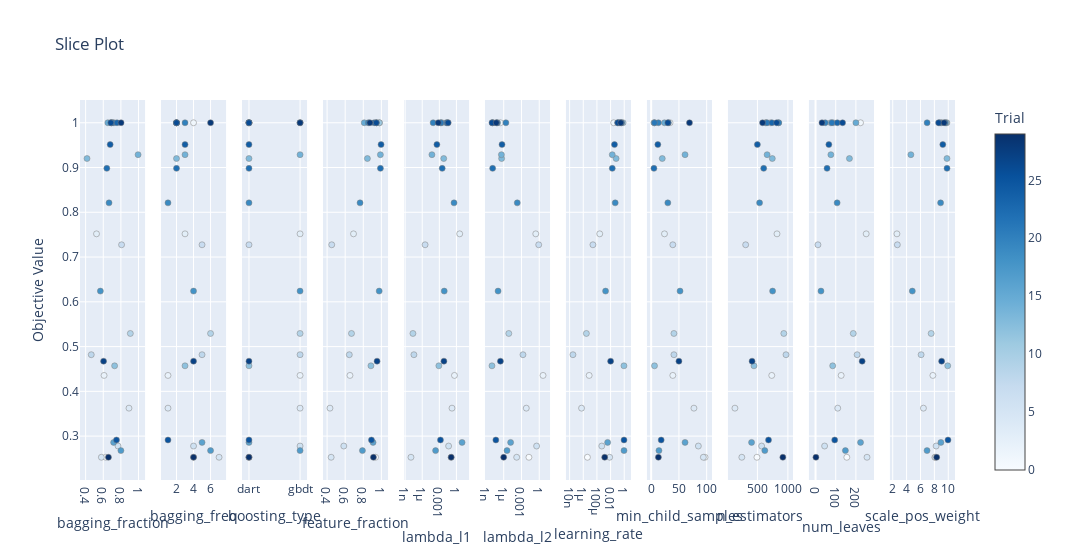

The code cell stored with this chart in its notebook:
### Code cell
# Plot slice plot
plot_slice = vis.plot_slice(study)
plot_slice.show()

### Figure 1 — Plotly figure (JSON) as saved in the notebook; plotly's stock layout.template omitted (floating-point values rounded to 4 significant figures)
{"data": [{"marker": {"color": [0, 1, 2, 3, 4, 5, 6, 7, 8, 9, 10, 11, 12, 13, 14, 15, 16, 17, 18, 19, 20, 21, 22, 23, 24, 25, 26, 27, 28, 29], "colorbar": {"title": {"text": "Trial"}, "x": 1, "xpad": 40}, "colorscale": [[0, "rgb(247,251,255)"], [0.125, "rgb(222,235,247)"], [0.25, "rgb(198,219,239)"], [0.375, "rgb(158,202,225)"], [0.5, "rgb(107,174,214)"], [0.625, "rgb(66,146,198)"], [0.75, "rgb(33,113,181)"], [0.875, "rgb(8,81,156)"], [1, "rgb(8,48,107)"]], "line": {"color": "Grey", "width": 0.5}, "showscale": true}, "mode": "markers", "showlegend": false, "type": "scatter", "x": [0.6284, 0.7217, 0.6092, 0.5236, 0.8916, 0.5788, 0.7678, 0.8078, 0.4641, 0.9072, 0.694, 0.6944, 0.7289, 0.4158, 0.9949, 0.6522, 0.7175, 0.8001, 0.5676, 0.6655, 0.6902, 0.7109, 0.6406, 0.7563, 0.6784, 0.75, 0.686, 0.6037, 0.8019, 0.6589], "xaxis": "x", "y": [0.2528, 1, 0.4356, 0.7519, 0.3624, 0.2528, 0.2778, 0.7274, 0.4819, 0.5293, 1, 1, 0.457, 0.9201, 0.9286, 1, 0.286, 0.2676, 0.624, 0.8211, 1, 1, 0.8981, 1, 0.9512, 0.2914, 1, 0.4674, 1, 0.2528], "yaxis": "y"}, {"marker": {"color": [0, 1, 2, 3, 4, 5, 6, 7, 8, 9, 10, 11, 12, 13, 14, 15, 16, 17, 18, 19, 20, 21, 22, 23, 24, 25, 26, 27, 28, 29], "colorbar": {"title": {"text": "Trial"}, "x": 1, "xpad": 40}, "colorscale": [[0, "rgb(247,251,255)"], [0.125, "rgb(222,235,247)"], [0.25, "rgb(198,219,239)"], [0.375, "rgb(158,202,225)"], [0.5, "rgb(107,174,214)"], [0.625, "rgb(66,146,198)"], [0.75, "rgb(33,113,181)"], [0.875, "rgb(8,81,156)"], [1, "rgb(8,48,107)"]], "line": {"color": "Grey", "width": 0.5}, "showscale": false}, "mode": "markers", "showlegend": false, "type": "scatter", "x": [4, 4, 1, 3, 1, 7, 4, 5, 5, 6, 2, 2, 3, 2, 3, 2, 5, 6, 4, 1, 3, 2, 2, 2, 3, 1, 2, 4, 6, 4], "xaxis": "x2", "y": [0.2528, 1, 0.4356, 0.7519, 0.3624, 0.2528, 0.2778, 0.7274, 0.4819, 0.5293, 1, 1, 0.457, 0.9201, 0.9286, 1, 0.286, 0.2676, 0.624, 0.8211, 1, 1, 0.8981, 1, 0.9512, 0.2914, 1, 0.4674, 1, 0.2528], "yaxis": "y2"}, {"marker": {"color": [0, 1, 2, 3, 4, 5, 6, 7, 8, 9, 10, 11, 12, 13, 14, 15, 16, 17, 18, 19, 20, 21, 22, 23, 24, 25, 26, 27, 28, 29], "colorbar": {"title": {"text": "Trial"}, "x": 1, "xpad": 40}, "colorscale": [[0, "rgb(247,251,255)"], [0.125, "rgb(222,235,247)"], [0.25, "rgb(198,219,239)"], [0.375, "rgb(158,202,225)"], [0.5, "rgb(107,174,214)"], [0.625, "rgb(66,146,198)"], [0.75, "rgb(33,113,181)"], [0.875, "rgb(8,81,156)"], [1, "rgb(8,48,107)"]], "line": {"color": "Grey", "width": 0.5}, "showscale": false}, "mode": "markers", "showlegend": false, "type": "scatter", "x": ["dart", "gbdt", "gbdt", "gbdt", "gbdt", "dart", "gbdt", "dart", "gbdt", "gbdt", "dart", "dart", "dart", "dart", "gbdt", "dart", "dart", "gbdt", "gbdt", "dart", "gbdt", "dart", "dart", "dart", "dart", "dart", "dart", "dart", "gbdt", "dart"], "xaxis": "x3", "y": [0.2528, 1, 0.4356, 0.7519, 0.3624, 0.2528, 0.2778, 0.7274, 0.4819, 0.5293, 1, 1, 0.457, 0.9201, 0.9286, 1, 0.286, 0.2676, 0.624, 0.8211, 1, 1, 0.8981, 1, 0.9512, 0.2914, 1, 0.4674, 1, 0.2528], "yaxis": "y3"}, {"marker": {"color": [0, 1, 2, 3, 4, 5, 6, 7, 8, 9, 10, 11, 12, 13, 14, 15, 16, 17, 18, 19, 20, 21, 22, 23, 24, 25, 26, 27, 28, 29], "colorbar": {"title": {"text": "Trial"}, "x": 1, "xpad": 40}, "colorscale": [[0, "rgb(247,251,255)"], [0.125, "rgb(222,235,247)"], [0.25, "rgb(198,219,239)"], [0.375, "rgb(158,202,225)"], [0.5, "rgb(107,174,214)"], [0.625, "rgb(66,146,198)"], [0.75, "rgb(33,113,181)"], [0.875, "rgb(8,81,156)"], [1, "rgb(8,48,107)"]], "line": {"color": "Grey", "width": 0.5}, "showscale": false}, "mode": "markers", "showlegend": false, "type": "scatter", "x": [0.9356, 0.9464, 0.6528, 0.6919, 0.4318, 0.4448, 0.5847, 0.4511, 0.6455, 0.6696, 0.9786, 0.9773, 0.8844, 0.8455, 0.9892, 0.8103, 0.9079, 0.7905, 0.9757, 0.7641, 0.8556, 0.9444, 0.9894, 0.9198, 0.9964, 0.8903, 0.9435, 0.9522, 0.8734, 0.9119], "xaxis": "x4", "y": [0.2528, 1, 0.4356, 0.7519, 0.3624, 0.2528, 0.2778, 0.7274, 0.4819, 0.5293, 1, 1, 0.457, 0.9201, 0.9286, 1, 0.286, 0.2676, 0.624, 0.8211, 1, 1, 0.8981, 1, 0.9512, 0.2914, 1, 0.4674, 1, 0.2528], "yaxis": "y4"}, {"marker": {"color": [0, 1, 2, 3, 4, 5, 6, 7, 8, 9, 10, 11, 12, 13, 14, 15, 16, 17, 18, 19, 20, 21, 22, 23, 24, 25, 26, 27, 28, 29], "colorbar": {"title": {"text": "Trial"}, "x": 1, "xpad": 40}, "colorscale": [[0, "rgb(247,251,255)"], [0.125, "rgb(222,235,247)"], [0.25, "rgb(198,219,239)"], [0.375, "rgb(158,202,225)"], [0.5, "rgb(107,174,214)"], [0.625, "rgb(66,146,198)"], [0.75, "rgb(33,113,181)"], [0.875, "rgb(8,81,156)"], [1, "rgb(8,48,107)"]], "line": {"color": "Grey", "width": 0.5}, "showscale": false}, "mode": "markers", "showlegend": false, "type": "scatter", "x": [0.1184, 0.03442, 0.4581, 3.786, 0.1682, 1.062e-08, 0.04294, 3.205e-06, 3.495e-08, 2.35e-08, 0.002844, 0.00154, 0.0008299, 0.005954, 5.038e-05, 0.01663, 9.752, 0.0002214, 0.007282, 0.3801, 8.172e-05, 0.001973, 0.003205, 0.02348, 0.0003761, 0.001593, 0.0349, 0.006439, 0.0006451, 0.1201], "xaxis": "x5", "y": [0.2528, 1, 0.4356, 0.7519, 0.3624, 0.2528, 0.2778, 0.7274, 0.4819, 0.5293, 1, 1, 0.457, 0.9201, 0.9286, 1, 0.286, 0.2676, 0.624, 0.8211, 1, 1, 0.8981, 1, 0.9512, 0.2914, 1, 0.4674, 1, 0.2528], "yaxis": "y5"}, {"marker": {"color": [0, 1, 2, 3, 4, 5, 6, 7, 8, 9, 10, 11, 12, 13, 14, 15, 16, 17, 18, 19, 20, 21, 22, 23, 24, 25, 26, 27, 28, 29], "colorbar": {"title": {"text": "Trial"}, "x": 1, "xpad": 40}, "colorscale": [[0, "rgb(247,251,255)"], [0.125, "rgb(222,235,247)"], [0.25, "rgb(198,219,239)"], [0.375, "rgb(158,202,225)"], [0.5, "rgb(107,174,214)"], [0.625, "rgb(66,146,198)"], [0.75, "rgb(33,113,181)"], [0.875, "rgb(8,81,156)"], [1, "rgb(8,48,107)"]], "line": {"color": "Grey", "width": 0.5}, "showscale": false}, "mode": "markers", "showlegend": false, "type": "scatter", "x": [0.01815, 2.776e-07, 4.38, 0.2598, 0.006502, 0.0001549, 0.3589, 0.8149, 0.001785, 7.254e-06, 1.299e-08, 1.212e-08, 1.036e-08, 4.435e-07, 4.093e-07, 9.309e-08, 1.469e-05, 3.596e-06, 1.115e-07, 0.0001936, 2.335e-06, 1.499e-08, 1.353e-08, 6.961e-08, 5.155e-07, 4.709e-08, 1.055e-08, 2.779e-07, 5.55e-08, 9.883e-07], "xaxis": "x6", "y": [0.2528, 1, 0.4356, 0.7519, 0.3624, 0.2528, 0.2778, 0.7274, 0.4819, 0.5293, 1, 1, 0.457, 0.9201, 0.9286, 1, 0.286, 0.2676, 0.624, 0.8211, 1, 1, 0.8981, 1, 0.9512, 0.2914, 1, 0.4674, 1, 0.2528], "yaxis": "y6"}, {"marker": {"color": [0, 1, 2, 3, 4, 5, 6, 7, 8, 9, 10, 11, 12, 13, 14, 15, 16, 17, 18, 19, 20, 21, 22, 23, 24, 25, 26, 27, 28, 29], "colorbar": {"title": {"text": "Trial"}, "x": 1, "xpad": 40}, "colorscale": [[0, "rgb(247,251,255)"], [0.125, "rgb(222,235,247)"], [0.25, "rgb(198,219,239)"], [0.375, "rgb(158,202,225)"], [0.5, "rgb(107,174,214)"], [0.625, "rgb(66,146,198)"], [0.75, "rgb(33,113,181)"], [0.875, "rgb(8,81,156)"], [1, "rgb(8,48,107)"]], "line": {"color": "Grey", "width": 0.5}, "showscale": false}, "mode": "markers", "showlegend": false, "type": "scatter", "x": [4.078e-06, 0.02869, 7.287e-06, 0.0002588, 5.613e-07, 0.007357, 0.0005136, 2.591e-05, 3.089e-08, 2.855e-06, 0.6799, 0.4069, 0.9101, 0.06432, 0.01764, 0.1093, 0.003688, 0.9242, 0.001847, 0.04749, 0.1537, 0.3947, 0.01767, 0.2177, 0.0372, 0.9331, 0.1122, 0.01016, 0.3072, 0.001378], "xaxis": "x7", "y": [0.2528, 1, 0.4356, 0.7519, 0.3624, 0.2528, 0.2778, 0.7274, 0.4819, 0.5293, 1, 1, 0.457, 0.9201, 0.9286, 1, 0.286, 0.2676, 0.624, 0.8211, 1, 1, 0.8981, 1, 0.9512, 0.2914, 1, 0.4674, 1, 0.2528], "yaxis": "y7"}, {"marker": {"color": [0, 1, 2, 3, 4, 5, 6, 7, 8, 9, 10, 11, 12, 13, 14, 15, 16, 17, 18, 19, 20, 21, 22, 23, 24, 25, 26, 27, 28, 29], "colorbar": {"title": {"text": "Trial"}, "x": 1, "xpad": 40}, "colorscale": [[0, "rgb(247,251,255)"], [0.125, "rgb(222,235,247)"], [0.25, "rgb(198,219,239)"], [0.375, "rgb(158,202,225)"], [0.5, "rgb(107,174,214)"], [0.625, "rgb(66,146,198)"], [0.75, "rgb(33,113,181)"], [0.875, "rgb(8,81,156)"], [1, "rgb(8,48,107)"]], "line": {"color": "Grey", "width": 0.5}, "showscale": false}, "mode": "markers", "showlegend": false, "type": "scatter", "x": [97, 34, 39, 24, 77, 94, 85, 39, 41, 41, 6, 5, 6, 20, 61, 24, 61, 14, 52, 30, 13, 6, 5, 31, 12, 18, 30, 50, 69, 13], "xaxis": "x8", "y": [0.2528, 1, 0.4356, 0.7519, 0.3624, 0.2528, 0.2778, 0.7274, 0.4819, 0.5293, 1, 1, 0.457, 0.9201, 0.9286, 1, 0.286, 0.2676, 0.624, 0.8211, 1, 1, 0.8981, 1, 0.9512, 0.2914, 1, 0.4674, 1, 0.2528], "yaxis": "y8"}, {"marker": {"color": [0, 1, 2, 3, 4, 5, 6, 7, 8, 9, 10, 11, 12, 13, 14, 15, 16, 17, 18, 19, 20, 21, 22, 23, 24, 25, 26, 27, 28, 29], "colorbar": {"title": {"text": "Trial"}, "x": 1, "xpad": 40}, "colorscale": [[0, "rgb(247,251,255)"], [0.125, "rgb(222,235,247)"], [0.25, "rgb(198,219,239)"], [0.375, "rgb(158,202,225)"], [0.5, "rgb(107,174,214)"], [0.625, "rgb(66,146,198)"], [0.75, "rgb(33,113,181)"], [0.875, "rgb(8,81,156)"], [1, "rgb(8,48,107)"]], "line": {"color": "Grey", "width": 0.5}, "showscale": false}, "mode": "markers", "showlegend": false, "type": "scatter", "x": [492, 712, 735, 821, 131, 244, 569, 307, 969, 933, 642, 636, 443, 744, 659, 845, 404, 621, 749, 535, 850, 658, 603, 738, 499, 682, 815, 412, 584, 917], "xaxis": "x9", "y": [0.2528, 1, 0.4356, 0.7519, 0.3624, 0.2528, 0.2778, 0.7274, 0.4819, 0.5293, 1, 1, 0.457, 0.9201, 0.9286, 1, 0.286, 0.2676, 0.624, 0.8211, 1, 1, 0.8981, 1, 0.9512, 0.2914, 1, 0.4674, 1, 0.2528], "yaxis": "y9"}, {"marker": {"color": [0, 1, 2, 3, 4, 5, 6, 7, 8, 9, 10, 11, 12, 13, 14, 15, 16, 17, 18, 19, 20, 21, 22, 23, 24, 25, 26, 27, 28, 29], "colorbar": {"title": {"text": "Trial"}, "x": 1, "xpad": 40}, "colorscale": [[0, "rgb(247,251,255)"], [0.125, "rgb(222,235,247)"], [0.25, "rgb(198,219,239)"], [0.375, "rgb(158,202,225)"], [0.5, "rgb(107,174,214)"], [0.625, "rgb(66,146,198)"], [0.75, "rgb(33,113,181)"], [0.875, "rgb(8,81,156)"], [1, "rgb(8,48,107)"]], "line": {"color": "Grey", "width": 0.5}, "showscale": false}, "mode": "markers", "showlegend": false, "type": "scatter", "x": [155, 223, 127, 251, 110, 255, 45, 12, 206, 187, 87, 75, 85, 168, 76, 200, 223, 148, 27, 107, 48, 81, 57, 108, 66, 95, 134, 231, 32, 2], "xaxis": "x10", "y": [0.2528, 1, 0.4356, 0.7519, 0.3624, 0.2528, 0.2778, 0.7274, 0.4819, 0.5293, 1, 1, 0.457, 0.9201, 0.9286, 1, 0.286, 0.2676, 0.624, 0.8211, 1, 1, 0.8981, 1, 0.9512, 0.2914, 1, 0.4674, 1, 0.2528], "yaxis": "y10"}, {"marker": {"color": [0, 1, 2, 3, 4, 5, 6, 7, 8, 9, 10, 11, 12, 13, 14, 15, 16, 17, 18, 19, 20, 21, 22, 23, 24, 25, 26, 27, 28, 29], "colorbar": {"title": {"text": "Trial"}, "x": 1, "xpad": 40}, "colorscale": [[0, "rgb(247,251,255)"], [0.125, "rgb(222,235,247)"], [0.25, "rgb(198,219,239)"], [0.375, "rgb(158,202,225)"], [0.5, "rgb(107,174,214)"], [0.625, "rgb(66,146,198)"], [0.75, "rgb(33,113,181)"], [0.875, "rgb(8,81,156)"], [1, "rgb(8,48,107)"]], "line": {"color": "Grey", "width": 0.5}, "showscale": false}, "mode": "markers", "showlegend": false, "type": "scatter", "x": [8.067, 8.929, 7.788, 2.605, 6.423, 8.135, 8.25, 2.667, 6.091, 7.535, 9.803, 9.683, 9.923, 9.816, 4.614, 9.038, 8.942, 6.943, 4.822, 8.896, 6.951, 9.556, 9.822, 8.72, 9.213, 9.962, 8.605, 9.047, 9.398, 8.335], "xaxis": "x11", "y": [0.2528, 1, 0.4356, 0.7519, 0.3624, 0.2528, 0.2778, 0.7274, 0.4819, 0.5293, 1, 1, 0.457, 0.9201, 0.9286, 1, 0.286, 0.2676, 0.624, 0.8211, 1, 1, 0.8981, 1, 0.9512, 0.2914, 1, 0.4674, 1, 0.2528], "yaxis": "y11"}], "layout": {"title": {"text": "Slice Plot"}, "width": 3300, "xaxis": {"anchor": "y", "domain": [0, 0.07438], "title": {"text": "bagging_fraction"}}, "xaxis10": {"anchor": "y10", "domain": [0.8331, 0.9074], "title": {"text": "num_leaves"}}, "xaxis11": {"anchor": "y11", "domain": [0.9256, 1.0], "title": {"text": "scale_pos_weight"}}, "xaxis2": {"anchor": "y2", "domain": [0.09256, 0.1669], "title": {"text": "bagging_freq"}}, "xaxis3": {"anchor": "y3", "domain": [0.1851, 0.2595], "title": {"text": "boosting_type"}}, "xaxis4": {"anchor": "y4", "domain": [0.2777, 0.3521], "title": {"text": "feature_fraction"}}, "xaxis5": {"anchor": "y5", "domain": [0.3702, 0.4446], "title": {"text": "lambda_l1"}, "type": "log"}, "xaxis6": {"anchor": "y6", "domain": [0.4628, 0.5372], "title": {"text": "lambda_l2"}, "type": "log"}, "xaxis7": {"anchor": "y7", "domain": [0.5554, 0.6298], "title": {"text": "learning_rate"}, "type": "log"}, "xaxis8": {"anchor": "y8", "domain": [0.6479, 0.7223], "title": {"text": "min_child_samples"}}, "xaxis9": {"anchor": "y9", "domain": [0.7405, 0.8149], "title": {"text": "n_estimators"}}, "yaxis": {"anchor": "x", "domain": [0, 1], "title": {"text": "Objective Value"}}, "yaxis10": {"anchor": "x10", "domain": [0, 1], "matches": "y", "showticklabels": false}, "yaxis11": {"anchor": "x11", "domain": [0, 1], "matches": "y", "showticklabels": false}, "yaxis2": {"anchor": "x2", "domain": [0, 1], "matches": "y", "showticklabels": false}, "yaxis3": {"anchor": "x3", "domain": [0, 1], "matches": "y", "showticklabels": false}, "yaxis4": {"anchor": "x4", "domain": [0, 1], "matches": "y", "showticklabels": false}, "yaxis5": {"anchor": "x5", "domain": [0, 1], "matches": "y", "showticklabels": false}, "yaxis6": {"anchor": "x6", "domain": [0, 1], "matches": "y", "showticklabels": false}, "yaxis7": {"anchor": "x7", "domain": [0, 1], "matches": "y", "showticklabels": false}, "yaxis8": {"anchor": "x8", "domain": [0, 1], "matches": "y", "showticklabels": false}, "yaxis9": {"anchor": "x9", "domain": [0, 1], "matches": "y", "showticklabels": false}}}
